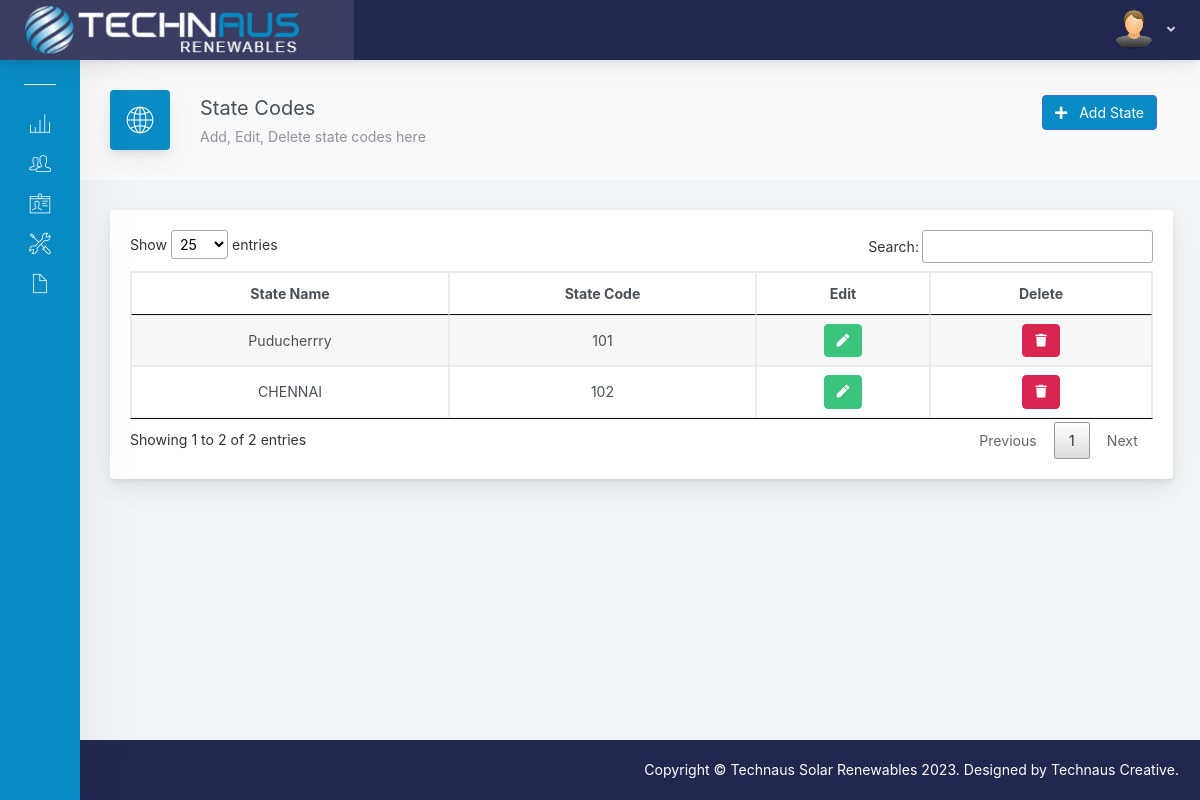
/admin_invoice/statecode.php (signed in), run on the app's committed database.
### tables this page shows
CREATE TABLE `statecode` (
  `state_id` int(11) NOT NULL,
  `user_id` int(11) NOT NULL,
  `name` varchar(50) NOT NULL,
  `code` int(11) NOT NULL
);

### admin_invoice/statecode.php (the view, shortened to what this page needs)
<?php
include 'includes/db.php';
include 'includes/header.php';
include 'includes/navbar.php';
$sql= "SELECT * FROM users WHERE email = '$username'";
        $sql_run = mysqli_query($con, $sql);
        $row_a = mysqli_fetch_assoc($sql_run);
        $user_id= $row_a['id'];
?>
<div class="app-main__outer">
 <div class="app-main__inner">
    <div class="app-page-title">
        <div class="page-title-wrapper">
           <div class="page-title-heading">
                <div class="page-title-icon">
                     <i class="pe-7s-global">
                    </i>
                </div>
                <div>State Codes
                    <div class="page-title-subheading">Add, Edit, Delete state codes here
                    </div>
                </div>
            </div>
            <div class="page-title-actions">
             <button style="font-size:14px;" type="button" class="btn mr-3 mb-3 btn-primary" data-toggle="modal" data-target="#addcode">
                                          <i class="fa fa-plus"></i>&nbsp;&nbsp;  Add State
                                        </button>
            </div>
         </div>
    </div>
    <div class="tab-content">
        <div class="tab-pane tabs-animation fade show active" id="tab-content-0" role="tabpanel">
            <div class="main-card mb-3 card">
                <div class="card-body">
<?php
        $query = "SELECT * FROM statecode  WHERE user_id='$user_id' ORDER BY code DESC ";
        $query_run = mysqli_query($con, $query);
    ?>
      <table class="table table-striped table-bordered" id="table" >
        <thead align="center">
          <tr>
              <th>State Name</th>
              <th>State Code</th>
              <th>Edit</th>
              <th>Delete</th>
          </tr>
        </thead>
        <tbody align="center">
        <?php
            while($row = mysqli_fetch_assoc($query_run))
            {
               ?>
          <tr>
            <td><?php  echo $row['name'] ?></td>
            <td><?php  echo $row['code'] ?></td>
            <td>
                <form action="statecode_edit.php" method="post">
                    <button  type="submit" name="edit_btn" class="btn btn-success"><i class="fa fa-pen"></i></button>
                </form>
            </td>
            <td>
            <button type="button" data-id1="<?php echo $row['state_id']; ?>" id="deletecode" class="btn btn-danger"><i class="fa fa-trash"></i></button>
            </td>
          </tr>
          <?php
            }
        ?>
        </tbody>
      </table>
      </div>
             </div>
         </div>
     </div>
</div>
<?php
include('includes/footer.php');
?>

### data on the page
statecode: name "CHENNAI", code "102"
statecode: name "Puducherrry", code "101"
